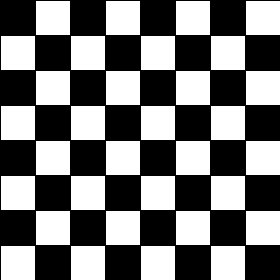
Frame 1 (no input)
Frame 60 (the mouse pressed at the canvas centre just before this capture): identical to frame 1, image omitted
Frame 120 (the mouse held since frame 60 and released just before this capture): identical to frame 1, image omitted

The Processing sketch that drew this single still picture (run headless with seeded random() and noise(); from frame 60 on, the mouse is pressed at the canvas centre):

// Processing sketch: processing_51986
// ── processing_51986.pde


                
//Vanessa Faienza
//Wed. Class
//PS1, Question 5 - Checker Board

void setup() {
size (280, 280);
smooth();
}

void draw () {
for(int i=0; i < 280; i += 35) {
for (int x = 0; x < 280; x += 35)
{
if((i+x)%2==0) {
fill(0);
}else {
fill(255);
}
rect(i, x, 50,50);
}
}
} 
